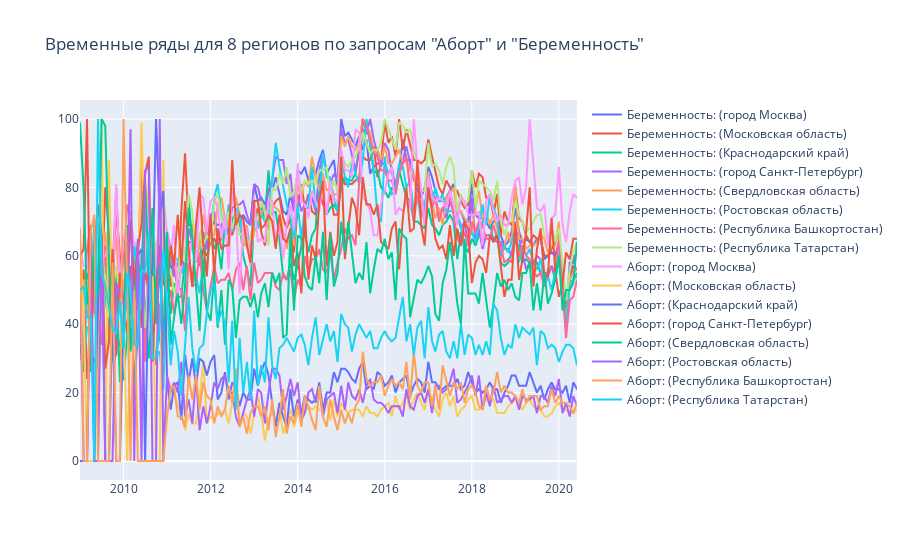

Here is the notebook cell this chart was saved with:
### Markdown cell above
Выгрузка для запросов "Беременность" и "Аборт" по данным Google Trends.
Регионы:
- г.Москва
- Московская область
- Краснодарский край
- г. Санкт-Петербург
- Свердловская область
- Ростовская область
- Республика Башкортостан
- Республика Татарстан

### Code cell
# dataset = pd.read_csv('../../data/hour_online.csv', index_col=['Time'], parse_dates=['Time'])
dataset = pd.read_csv('D:/YaDisk/Sinchronization/YandexDisk/PROJECTS/[MSU] Demography/PY/DataSet_1_google_pop_reg.csv', sep=';', index_col=['Месяц'], parse_dates=['Месяц'])
# D:\YaDisk\Sinchronization\YandexDisk\PROJECTS\[MSU] Demography\PY
plotly_df(dataset, title = "Временные ряды для 8 регионов по запросам \"Аборт\" и \"Беременность\"")

### Figure 1 — Plotly figure (JSON) as saved in the notebook; plotly's stock layout.template omitted (floating-point values rounded to 4 significant figures; data arrays with more than 128 entries replaced by an {"elided": "..."} marker saying what was removed)
{"data": [{"mode": "lines", "name": "Беременность: (город Москва)", "type": "scatter", "x": {"elided": "138 str values"}, "y": {"elided": "138 int values"}}, {"mode": "lines", "name": "Беременность: (Московская область)", "type": "scatter", "x": {"elided": "138 str values"}, "y": {"elided": "138 int values"}}, {"mode": "lines", "name": "Беременность: (Краснодарский край)", "type": "scatter", "x": {"elided": "138 str values"}, "y": {"elided": "138 int values"}}, {"mode": "lines", "name": "Беременность: (город Санкт-Петербург)", "type": "scatter", "x": {"elided": "138 str values"}, "y": {"elided": "138 int values"}}, {"mode": "lines", "name": "Беременность: (Свердловская область)", "type": "scatter", "x": {"elided": "138 str values"}, "y": {"elided": "138 int values"}}, {"mode": "lines", "name": "Беременность: (Ростовская область)", "type": "scatter", "x": {"elided": "138 str values"}, "y": {"elided": "138 int values"}}, {"mode": "lines", "name": "Беременность: (Республика Башкортостан)", "type": "scatter", "x": {"elided": "138 str values"}, "y": {"elided": "138 int values"}}, {"mode": "lines", "name": "Беременность: (Республика Татарстан)", "type": "scatter", "x": {"elided": "138 str values"}, "y": {"elided": "138 int values"}}, {"mode": "lines", "name": "Аборт: (город Москва)", "type": "scatter", "x": {"elided": "138 str values"}, "y": {"elided": "138 int values"}}, {"mode": "lines", "name": "Аборт: (Московская область)", "type": "scatter", "x": {"elided": "138 str values"}, "y": {"elided": "138 int values"}}, {"mode": "lines", "name": "Аборт: (Краснодарский край)", "type": "scatter", "x": {"elided": "138 str values"}, "y": {"elided": "138 int values"}}, {"mode": "lines", "name": "Аборт: (город Санкт-Петербург)", "type": "scatter", "x": {"elided": "138 str values"}, "y": {"elided": "138 int values"}}, {"mode": "lines", "name": "Аборт: (Свердловская область)", "type": "scatter", "x": {"elided": "138 str values"}, "y": {"elided": "138 int values"}}, {"mode": "lines", "name": "Аборт: (Ростовская область)", "type": "scatter", "x": {"elided": "138 str values"}, "y": {"elided": "138 int values"}}, {"mode": "lines", "name": "Аборт: (Республика Башкортостан)", "type": "scatter", "x": {"elided": "138 str values"}, "y": {"elided": "138 int values"}}, {"mode": "lines", "name": "Аборт: (Республика Татарстан)", "type": "scatter", "x": {"elided": "138 str values"}, "y": {"elided": "138 int values"}}], "layout": {"title": {"text": "Временные ряды для 8 регионов по запросам \"Аборт\" и \"Беременность\""}}}
